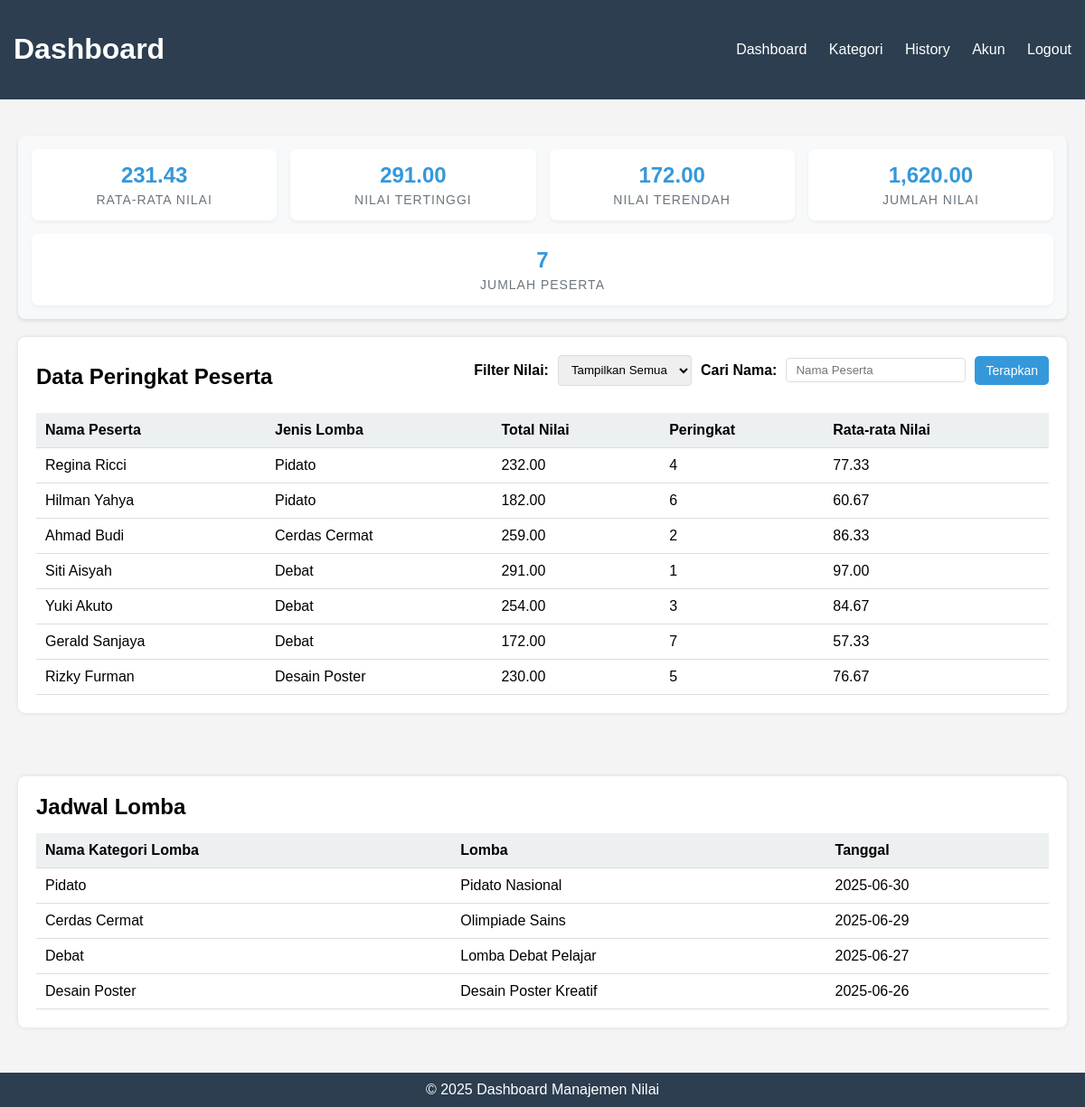
Screenshot of /Dashboard.php with the database file from the repository.
### tables this page shows
CREATE TABLE `lomba` (
  `id_lomba` int(11) NOT NULL,
  `nama_lomba` varchar(100) NOT NULL,
  `id_kategori` int(11) DEFAULT NULL,
  `tanggal_lomba` date NOT NULL
);

CREATE TABLE `kategori_lomba` (
  `id_kategori` int(11) NOT NULL,
  `nama_kategori` varchar(100) NOT NULL
);

### Dashboard.php (the view, shortened to what this page needs)
<!DOCTYPE html>
<html lang="id">
<head>
    <link rel="stylesheet" href="../Design/Dashboard.CSS">
    <link rel="stylesheet" href="../Design/Data.CSS">
</head>
<body>
    <header class="navbar">
        <h1>Dashboard</h1>
        <nav>
            <a href="Dashboard.php">Dashboard</a>
            <a href="Data.php">Kategori</a>
            <a href="History.php">History</a>
            <a href="Akun.php">Akun</a>
            <a href="Logout.php">Logout</a>
        </nav>
    </header>
    <div class="container">
        <div class="stat-container">
            <?php
            include 'Koneksi.php';
            $statSql = "SELECT
            SUM(nilai1) + SUM(nilai2) + SUM(nilai3) AS Jumlah,
            AVG(nilai1 + nilai2 + nilai3) AS rata_rata,
            MAX(nilai1 + nilai2 + nilai3) AS nilai_tertinggi,
            MIN(nilai1 + nilai2 + nilai3) AS nilai_terendah,
            COUNT(id_peserta) AS JumlahPeserta
            FROM nilai_lomba";
            $statResult = $con->query($statSql);
            $statData = $statResult->fetch_assoc();
            ?>
            <div class="stat-box">
                <div class="stat-value"><?= number_format($statData['rata_rata'] ?? 0, 2) ?></div>
                <div class="stat-label">Rata-rata Nilai</div>
            </div>
            <div class="stat-box">
                <div class="stat-value"><?= number_format($statData['nilai_tertinggi'] ?? 0, 2) ?></div>
                <div class="stat-label">Nilai Tertinggi</div>
            </div>
            <div class="stat-box">
                <div class="stat-value"><?= number_format($statData['nilai_terendah'] ?? 0, 2) ?></div>
                <div class="stat-label">Nilai Terendah</div>
            </div>
            <div class="stat-box">
                <div class="stat-value"><?= number_format($statData['Jumlah'] ?? 0, 2) ?></div>
                <div class="stat-label">Jumlah Nilai</div>
            </div>
            <div class="stat-box">
                <div class="stat-value"><?= number_format($statData['JumlahPeserta'] ?? 0, ) ?></div>
                <div class="stat-label">Jumlah Peserta</div>
            </div>
        </div>
        <div class="card">
            <div class="card-header">
                <h2>Data Peringkat Peserta</h2>
                <form method="get" action="">
                    <div class="filter-container">
                        <label for="nilaiFilter">Filter Nilai:</label>
                        <select id="nilaiFilter" name="filter">
                            <option value="semua" <?= isset($_GET['filter']) && $_GET['filter'] == 'semua' ? 'selected' : '' ?>>Tampilkan Semua</option>
                        </select>
                        <label for="search">Cari Nama:</label>
                        <input type="text" name="search" id="search" placeholder="Nama Peserta" value="<?= isset($_GET['search']) ? htmlspecialchars($_GET['search']) : '' ?>">
                        <button type="submit" class="btn">Terapkan</button>
                    </div>
                </form>
            </div>
            <table>
                <thead>
                    <tr>
                        <th>Nama Peserta</th>
                        <th>Jenis Lomba</th>
                        <th>Total Nilai</th>
                        <th>Peringkat</th>
                        <th>Rata-rata Nilai</th>
                    </tr>
                </thead>
                <tbody>
                    <?php
                    $sql = "SELECT
                                vpp.*,
                                ROUND((vpp.total_nilai / 3), 2) AS rata_nilai
                            FROM view_peringkat_peserta vpp";
                    $result = $con->query($sql);
                    if ($result && $result->num_rows > 0) {
                        while($row = $result->fetch_assoc()) {
                            echo "<tr>
                                <td>{$row['nama_peserta']}</td>
                                <td>{$row['jenis_lomba']}</td>
                                <td>{$row['total_nilai']}</td>
                                <td>{$row['peringkat']}</td>
                                <td>{$row['rata_nilai']}</td>
                            </tr>";
                        }
                    } else {
                        echo "<tr><td colspan='5'>Tidak ada data ditemukan</td></tr>";
                    }
                    ?>
                </tbody>
            </table>
        </div>
    </div>
    <div class="container">
        <div class="card">
            <div class="card-header">
                <h2>Jadwal Lomba</h2>
            </div>
            <table>
                <thead>
                    <tr>
                        <th>Nama Kategori Lomba</th>
                        <th>Lomba</th>
                        <th>Tanggal</th>
                    </tr>
                </thead>
                <tbody>
                    <?php
                    $sql = "SELECT k.nama_kategori, l.nama_lomba, l.tanggal_lomba
                            FROM lomba l
                            JOIN kategori_lomba k ON l.id_kategori = k.id_kategori";
                    $result = $con->query($sql);
                    while($row = $result->fetch_assoc()) {
                        echo "<tr>
                            <td>{$row['nama_kategori']}</td>
                            <td>{$row['nama_lomba']}</td>
                            <td>{$row['tanggal_lomba']}</td>
                        </tr>";
                    }
                    ?>
                </tbody>
            </table>
        </div>
    </div>
    <footer>
        &copy; 2025 Dashboard Manajemen Nilai
    </footer>
</body>
</html>

### rows the page displays
lomba: id_kategori.nama_kategori "Pidato", nama_lomba "Pidato Nasional", tanggal_lomba "2025-06-30"
lomba: id_kategori.nama_kategori "Cerdas Cermat", nama_lomba "Olimpiade Sains", tanggal_lomba "2025-06-29"
lomba: id_kategori.nama_kategori "Debat", nama_lomba "Lomba Debat Pelajar", tanggal_lomba "2025-06-27"
lomba: id_kategori.nama_kategori "Desain Poster", nama_lomba "Desain Poster Kreatif", tanggal_lomba "2025-06-26"

### other values shown
$statData['rata_rata'] "231.43"
$statData['nilai_tertinggi'] "291.00"
$statData['nilai_terendah'] "172.00"
$statData['Jumlah'] "1,620.00"
$statData['JumlahPeserta'] "7"
$row['nama_peserta'] "Regina Ricci"
$row['jenis_lomba'] "Pidato"
$row['total_nilai'] "232.00"
$row['peringkat'] "4"
$row['rata_nilai'] "77.33"
$row['nama_peserta'] "Hilman Yahya"
$row['total_nilai'] "182.00"
$row['peringkat'] "6"
$row['rata_nilai'] "60.67"
$row['nama_peserta'] "Ahmad Budi"
